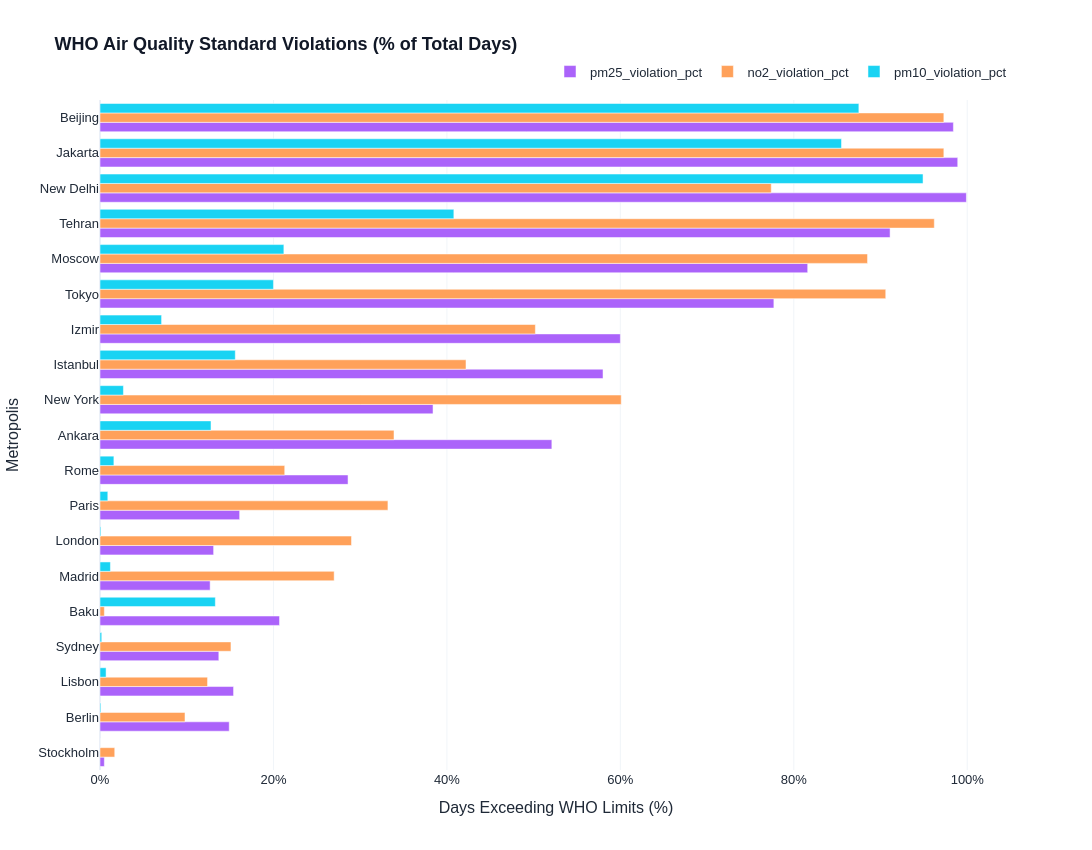

Notebook code cell kept with this figure:
### Code cell
# 2. Render WHO Compliance Bar Chart
df_melted = df_who.melt(
    id_vars="city", 
    value_vars=["pm25_violation_pct", "no2_violation_pct", "pm10_violation_pct"],
    var_name="pollutant", 
    value_name="violation_percentage"
)

# Refined High-Contrast Color Palette
color_map = {
    "PM2.5 (> 15 µg/m³)": "#e11d48",  # Crimson Red 
    "NO2 (> 25 µg/m³)": "#3b82f6",    # Royal Blue 
    "PM10 (> 45 µg/m³)": "#f59e0b"    # Amber Gold 
}

fig_who = px.bar(
    df_melted,
    x="violation_percentage",
    y="city",
    color="pollutant",
    barmode="group",
    orientation="h",
    title="<b>WHO Air Quality Standard Violations (% of Total Days)</b>",
    labels={
        "violation_percentage": "Days Exceeding WHO Limits (%)", 
        "city": "Metropolis", 
        "pollutant": "24-Hour Threshold"
    },
    color_discrete_map=color_map
)

# Move legend to the top and sort cities cleanly
fig_who.update_layout(
    template="plotly_white",
    width=1150,
    height=850,
    font=dict(family="Arial, sans-serif", size=13, color="#1f2937"),
    title_font=dict(size=18, color="#111827"),
    yaxis={'categoryorder': 'total ascending'}, 
    xaxis=dict(showgrid=True, gridcolor="#f1f5f9", ticksuffix="%"),
    legend=dict(
        orientation="h",       
        yanchor="bottom",
        y=1.02,
        xanchor="right",
        x=1,
        title=None
    )
)

config = {"toImageButtonOptions": {"format": "png", "filename": "who_violations_sharp", "scale": 3}, "responsive": True}
fig_who.show(config=config)

### Figure 1 — Plotly figure (JSON) as saved in the notebook; plotly's stock layout.template omitted (floating-point values rounded to 4 significant figures)
{"data": [{"alignmentgroup": "True", "hovertemplate": "24-Hour Threshold=pm25_violation_pct<br>Days Exceeding WHO Limits (%)=%{x}<br>Metropolis=%{y}<extra></extra>", "legendgroup": "pm25_violation_pct", "marker": {"color": "#ab63fa", "pattern": {"shape": ""}}, "name": "pm25_violation_pct", "offsetgroup": "pm25_violation_pct", "orientation": "h", "showlegend": true, "textposition": "auto", "type": "bar", "x": [99.9, 98.9, 98.4, 91.1, 81.6, 77.7, 60.0, 58.0, 52.1, 38.4, 28.6, 20.7, 16.1, 15.4, 14.9, 13.7, 13.1, 12.7, 0.5], "xaxis": "x", "y": ["New Delhi", "Jakarta", "Beijing", "Tehran", "Moscow", "Tokyo", "Izmir", "Istanbul", "Ankara", "New York", "Rome", "Baku", "Paris", "Lisbon", "Berlin", "Sydney", "London", "Madrid", "Stockholm"], "yaxis": "y"}, {"alignmentgroup": "True", "hovertemplate": "24-Hour Threshold=no2_violation_pct<br>Days Exceeding WHO Limits (%)=%{x}<br>Metropolis=%{y}<extra></extra>", "legendgroup": "no2_violation_pct", "marker": {"color": "#FFA15A", "pattern": {"shape": ""}}, "name": "no2_violation_pct", "offsetgroup": "no2_violation_pct", "orientation": "h", "showlegend": true, "textposition": "auto", "type": "bar", "x": [77.4, 97.3, 97.3, 96.2, 88.5, 90.6, 50.2, 42.2, 33.9, 60.1, 21.3, 0.5, 33.2, 12.4, 9.8, 15.1, 29.0, 27.0, 1.7], "xaxis": "x", "y": ["New Delhi", "Jakarta", "Beijing", "Tehran", "Moscow", "Tokyo", "Izmir", "Istanbul", "Ankara", "New York", "Rome", "Baku", "Paris", "Lisbon", "Berlin", "Sydney", "London", "Madrid", "Stockholm"], "yaxis": "y"}, {"alignmentgroup": "True", "hovertemplate": "24-Hour Threshold=pm10_violation_pct<br>Days Exceeding WHO Limits (%)=%{x}<br>Metropolis=%{y}<extra></extra>", "legendgroup": "pm10_violation_pct", "marker": {"color": "#19d3f3", "pattern": {"shape": ""}}, "name": "pm10_violation_pct", "offsetgroup": "pm10_violation_pct", "orientation": "h", "showlegend": true, "textposition": "auto", "type": "bar", "x": [94.9, 85.5, 87.5, 40.8, 21.2, 20.0, 7.1, 15.6, 12.8, 2.7, 1.6, 13.3, 0.9, 0.7, 0.1, 0.2, 0.1, 1.2, 0.0], "xaxis": "x", "y": ["New Delhi", "Jakarta", "Beijing", "Tehran", "Moscow", "Tokyo", "Izmir", "Istanbul", "Ankara", "New York", "Rome", "Baku", "Paris", "Lisbon", "Berlin", "Sydney", "London", "Madrid", "Stockholm"], "yaxis": "y"}], "layout": {"barmode": "group", "font": {"color": "#1f2937", "family": "Arial, sans-serif", "size": 13}, "height": 850, "legend": {"orientation": "h", "title": {}, "tracegroupgap": 0, "x": 1, "xanchor": "right", "y": 1.02, "yanchor": "bottom"}, "title": {"font": {"color": "#111827", "size": 18}, "text": "<b>WHO Air Quality Standard Violations (% of Total Days)</b>"}, "width": 1150, "xaxis": {"anchor": "y", "domain": [0, 1], "gridcolor": "#f1f5f9", "showgrid": true, "ticksuffix": "%", "title": {"text": "Days Exceeding WHO Limits (%)"}}, "yaxis": {"anchor": "x", "categoryorder": "total ascending", "domain": [0, 1], "title": {"text": "Metropolis"}}}}
